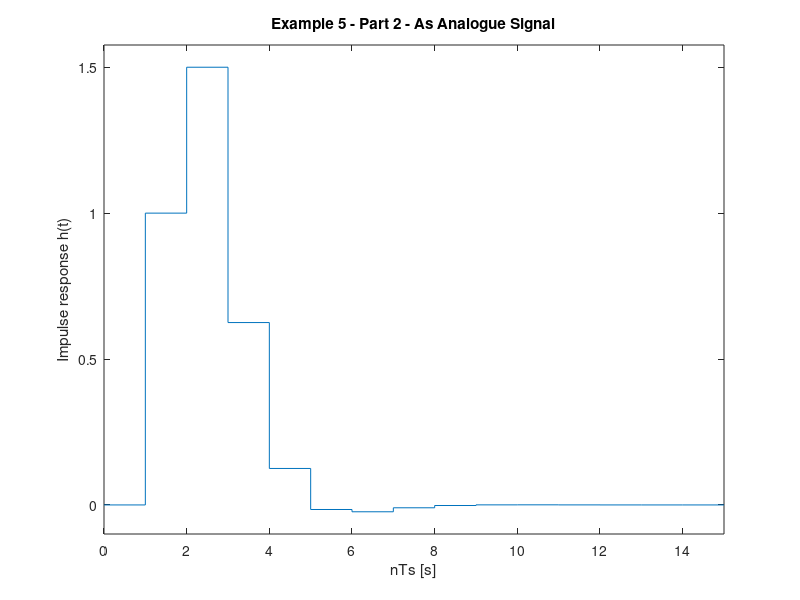

The MATLAB script that drew this image:
%% Example 5 Part 2 from Session on DT Models
% Impulse response of a transfer function
% 
% Prepared for EG-247 Signals and Systems by Dr Chris P. Jobling
%% Problem
% The difference equation describing the input-output relationship of a DT system 
% with zero initial conditions, is:
% 
% $$y[n] - 0.5 y[n-1] + 0.125 y[n-2] = x[n] + x[n -1]$$
% 
% Part 2 Compute: The DT impulse response $h[n]$
%% Solution
% Numerator
% 
% $$z+1$$

Nz = [0 1 1]
%% 
% Denominator
% 
% $$$z^2 - 0.5 z - 0.125$$$
%%
Dz = [1 -0.5 0.125]
%% Poles and residues
%%
[r,p,k] = residue(Nz,Dz)
%% Response
%%
Hz = tf(Nz,Dz,1)
hn = impulse(Hz, 15);
%% Plot
%%
stem([0:15], hn)
grid
title('Example 5 - Part 2')
xlabel('n')
ylabel('Impulse response h[n]')
%% Response as stepwise continuous y(t)
%%
impulse(Hz,15)
grid
title('Example 5 - Part 2 - As Analogue Signal')
xlabel('nTs [s]')
ylabel('Impulse response h(t)')